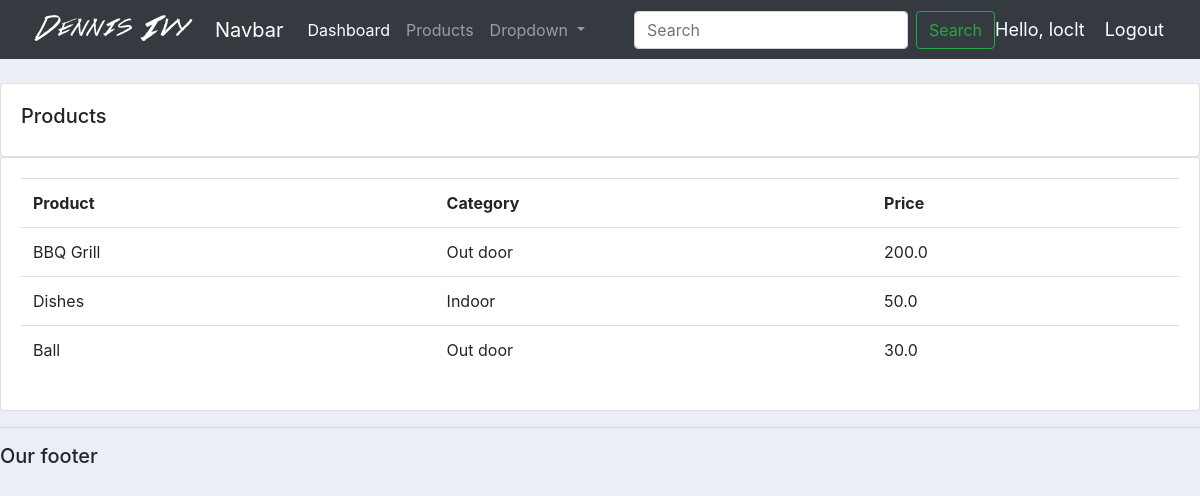
Screenshot of /products/ (signed in) with the database file from the repository.
### accounts/models.py (models this page shows, shortened)
class Product(models.Model):
    CATEGORY = (
        ("Indoor", "Indoor"),
        ("Out door", "Outdoor"),
    )
    name = models.CharField(max_length=200, null=True)
    price = models.FloatField(null=True)
    category = models.CharField(max_length=200, null=True, choices=CATEGORY)
    description = models.CharField(max_length=200, null=True, blank=True)
    date_created = models.DateTimeField(auto_now_add=True, null=True)
    tags = models.ManyToManyField(Tag)

### accounts/decorators.py (the view)
		def wrapper_func(request, *args, **kwargs):
			group = None
			if request.user.groups.exists():
				group = request.user.groups.all()[0].name
			if group in allowed_roles:
				return view_func(request, *args, **kwargs)
			else:
				return HttpResponse('You are not authorized to view this page')

### accounts/views.py (called while the page is built)
@login_required(login_url='login')
@allowed_users(allowed_roles=['admin'])
def products(request):
	products = Product.objects.all()
	return render(request, 'accounts/products.html', {'products':products})

### accounts/templates/accounts/products.html
{% extends 'accounts/main.html' %}
{% block content %}
<br>
<div class="row">
    <div class="col-md">
        <div class="card card-body">
            <h5>Products</h5>
        </div>
        <div class="card card-body">
            <table class="table">
                <tr>
                    <th>Product</th>
                    <th>Category</th>
                    <th>Price</th>
                </tr>
                {% for i in products %}
                <tr>
                    <td>{{i.name}}</td>
                    <td>{{i.category}}</td>
                    <td>{{i.price}}</td>
                </tr>
                {% endfor %}
            </table>
        </div>
    </div>
</div>
{% endblock %}

### accounts/templates/accounts/navbar.html (shortened to what this page needs)
{% load static %}
<nav class="navbar navbar-expand-lg navbar-dark bg-dark">
    <img src="{% static 'images/logo.png' %}" alt="">
    <a class="navbar-brand" href="#">Navbar</a>
    <div class="collapse navbar-collapse" id="navbarSupportedContent">
      <ul class="navbar-nav mr-auto">
        {% if request.user.is_staff %}
        <li class="nav-item active">
          <a class="nav-link" href="{% url 'home' %}">Dashboard</a>
        </li>
        <li class="nav-item">
          <a class="nav-link" href="{% url 'products'%}">Products</a>
        </li>
        {% endif %}
        <li class="nav-item dropdown">
          <a class="nav-link dropdown-toggle" href="#" id="navbarDropdown" role="button" data-toggle="dropdown" aria-haspopup="true" aria-expanded="false">
            Dropdown
          </a>
        </li>
      </ul>
      <form class="form-inline my-2 my-lg-0">
        <input class="form-control mr-sm-2" type="search" placeholder="Search" aria-label="Search">
        <button class="btn btn-outline-success my-2 my-sm-0" type="submit">Search</button>
      </form>
    </div>
    <span class="hello-msg">Hello, {{request.user}}</span>
    <span><a class="hello-msg" href="{% url 'logout' %}">Logout</a></span>
  </nav>

### static/css/main.css (style rules this page uses)
body { background-color: #ebeff5; }

### accounts/templates/accounts/navbar.html (style rules this page uses)
.hello-msg { font-size: 18px; color: #fff; margin-right: 20px; }

### rows the page displays
Product: name "BBQ Grill", category "Out door", price "200.0"
Product: name "Dishes", category "Indoor", price "50.0"
Product: name "Ball", category "Out door", price "30.0"

### other values shown
{{ request.user }} "loclt"
